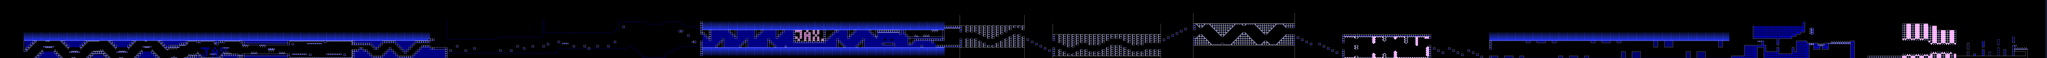

A 2D game scene composited from a Tiled map and its tileset images. What follows is a short description and the map's XML, with each tile layer's data collapsed to a summary:
An orthogonal 947x27 tile map with 16x16 px tiles, 2 tile layers (l2, l1), 2 tilesets and 1363 objects.

<map version="1.10" tiledversion="1.11.0" orientation="orthogonal" renderorder="right-down" width="947" height="27" tilewidth="16" tileheight="16" infinite="0" nextlayerid="16" nextobjectid="6531">
 <editorsettings>
  <export target="thenightmare.json" format="json" />
 </editorsettings>
 <properties>
  <property name="BG" type="color" value="#ff53bd63" />
  <property name="Background Type" type="int" value="0" />
  <property name="COL1" type="color" value="#ffffffff" />
  <property name="COL2" type="color" value="#ffffffff" />
  <property name="COL3" type="color" value="#ffffffff" />
  <property name="COL4" type="color" value="#ffffffff" />
  <property name="Difficulty" value="EASY_DEMON" />
  <property name="GROUND" type="color" value="#ff767575" />
  <property name="Gamemode" type="int" value="0" />
  <property name="Ground Type" type="int" value="0" />
  <property name="Level name" value="The Nightmare" />
  <property name="OBJ" type="color" value="#ffffffff" />
  <property name="Song" value="POLAR" />
  <property name="Speed" type="int" value="1" />
  <property name="Stars" type="int" value="10" />
 </properties>
 <tileset firstgid="1" source="famidash.tsx" />
 <tileset firstgid="16385" source="sprites.tsx" />
 <layer id="4" name="l2" width="947" height="27">
  <data>[25569 cells, 24141 non-empty, 11 distinct tile ids]</data>
 </layer>
 <layer id="1" name="l1" width="947" height="27">
  <data>[25569 cells, 21557 non-empty, 123 distinct tile ids]</data>
 </layer>
 <objectgroup id="7" name="SP">
  <object id="422" gid="16411" x="176" y="416" width="16" height="16" />
  <object id="423" gid="27" x="384" y="344" width="16" height="16" />
  <object id="442" gid="27" x="1104" y="344" width="16" height="16" />
  <object id="424" gid="28" x="576" y="408" width="16" height="16" />
  <object id="439" gid="28" x="928" y="408" width="16" height="16" />
  <object id="426" gid="16394" x="672" y="330" width="16" height="16" />
  <object id="427" gid="16485" x="672" y="330" width="16" height="16" />
  <object id="428" gid="16397" x="768" y="320" width="16" height="16">
   <properties>
    <property name="vflip" type="bool" value="true" />
   </properties>
  </object>
  <object id="429" gid="16397" x="496" y="432" width="16" height="16" />
  <object id="430" gid="16397" x="416" y="320" width="16" height="16">
   <properties>
    <property name="vflip" type="bool" value="true" />
   </properties>
  </object>
  <object id="431" gid="16397" x="224" y="432" width="16" height="16" />
  </objectgroup>
</map>
<!-- 1352 of 1363 objects omitted -->
